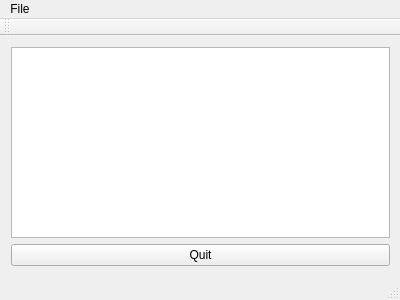
<?xml version="1.0" encoding="UTF-8"?>
<ui version="4.0">
 <class>Notepad</class>
 <widget class="QMainWindow" name="Notepad">
  <property name="geometry">
   <rect>
    <x>0</x>
    <y>0</y>
    <width>400</width>
    <height>300</height>
   </rect>
  </property>
  <property name="windowTitle">
   <string>Notepad</string>
  </property>
  <widget class="QWidget" name="centralWidget">
   <widget class="QWidget" name="layoutWidget">
    <property name="geometry">
     <rect>
      <x>0</x>
      <y>0</y>
      <width>401</width>
      <height>241</height>
     </rect>
    </property>
    <layout class="QVBoxLayout" name="verticalLayout">
     <item>
      <widget class="QTextEdit" name="textEdit"/>
     </item>
     <item>
      <widget class="QPushButton" name="quitButton">
       <property name="text">
        <string>Quit</string>
       </property>
      </widget>
     </item>
    </layout>
   </widget>
  </widget>
  <widget class="QMenuBar" name="menuBar">
   <property name="geometry">
    <rect>
     <x>0</x>
     <y>0</y>
     <width>400</width>
     <height>20</height>
    </rect>
   </property>
   <widget class="QMenu" name="menuFile">
    <property name="title">
     <string>File</string>
    </property>
    <addaction name="actionOpen"/>
    <addaction name="actionSave"/>
   </widget>
   <addaction name="menuFile"/>
  </widget>
  <widget class="QToolBar" name="mainToolBar">
   <attribute name="toolBarArea">
    <enum>TopToolBarArea</enum>
   </attribute>
   <attribute name="toolBarBreak">
    <bool>false</bool>
   </attribute>
  </widget>
  <widget class="QStatusBar" name="statusBar"/>
  <action name="actionOpen">
   <property name="text">
    <string>Open</string>
   </property>
  </action>
  <action name="actionSave">
   <property name="text">
    <string>Save</string>
   </property>
  </action>
 </widget>
 <layoutdefault spacing="6" margin="11"/>
 <resources/>
 <connections/>
</ui>
